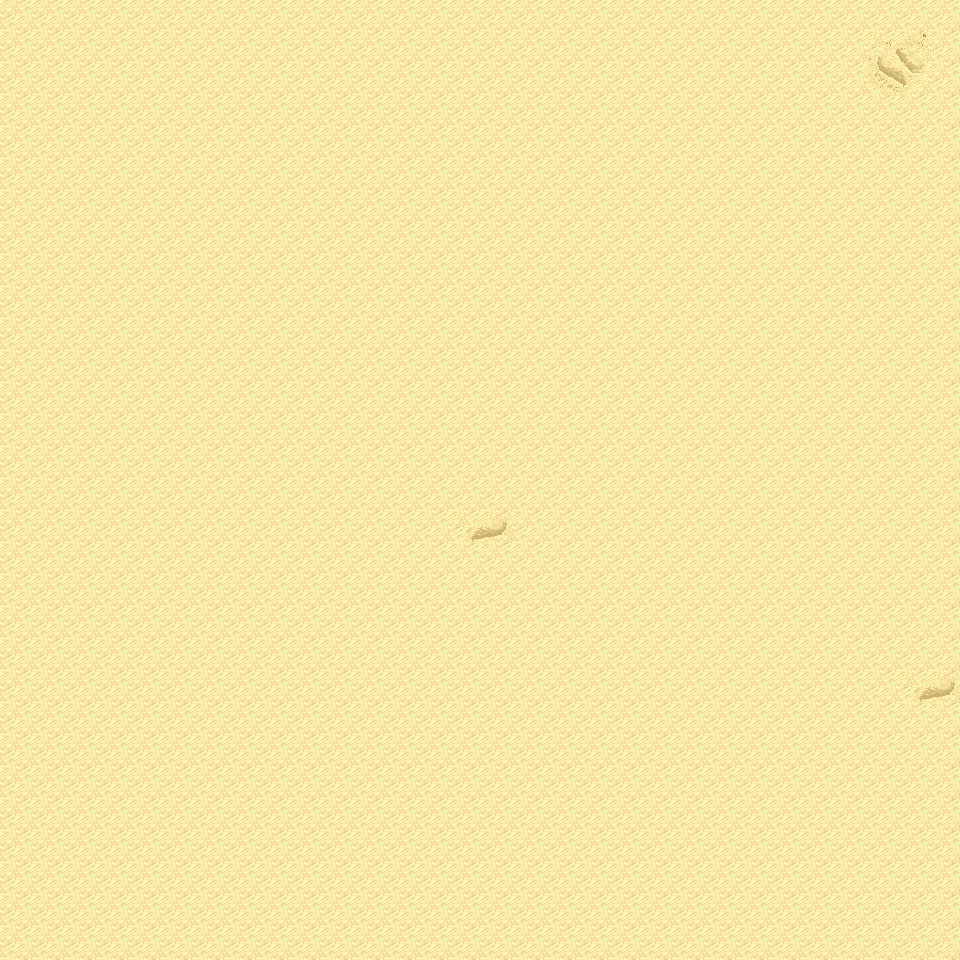

Rendered tile map (Tiled .tmx) drawn with the repository's tilesets; below, a short description and the map source with its tile grids summarised:
An orthogonal 30x30 tile map with 32x32 px tiles, 6 tile layers (Ground, Object, Object2, Above, ...), 6 tilesets and 3 objects (3x mapExit).

<map version="1.0" orientation="orthogonal" renderorder="right-down" width="30" height="30" tilewidth="32" tileheight="32" nextobjectid="4">
  <tileset firstgid="1" name="tileset_logic_collision" tilewidth="32" tileheight="32" tilecount="1" columns="1">
    <image source="../drawable/tileset_logic_collision.png" width="32" height="32" />
  </tileset>
  <tileset firstgid="2" name="tileset_terrain_desert" tilewidth="32" tileheight="32" tilecount="88" columns="8">
    <image source="../drawable/tileset_terrain_desert.png" width="256" height="352" />
  </tileset>
  <tileset firstgid="90" name="tileset_ground_sand_2" tilewidth="32" tileheight="32" tilecount="15" columns="5">
    <image source="../drawable/tileset_ground_sand_2.png" width="160" height="96" />
  </tileset>
  <tileset firstgid="105" name="tileset_plant_cactus_2" tilewidth="32" tileheight="32" tilecount="10" columns="5">
    <image source="../drawable/tileset_plant_cactus_2.png" width="160" height="64" />
  </tileset>
  <tileset firstgid="115" name="tileset_plant_cactus" tilewidth="32" tileheight="32" tilecount="2" columns="1">
    <image source="../drawable/tileset_plant_cactus.png" width="32" height="64" />
  </tileset>
  <tileset firstgid="117" name="tileset_plant_round_cactuses" tilewidth="32" tileheight="32" tilecount="20" columns="10">
    <image source="../drawable/tileset_plant_round_cactuses.png" width="320" height="64" />
  </tileset>
  <layer name="Ground" width="30" height="30">
    <data>[900 cells, 900 non-empty, 7 distinct tile ids]</data>
  </layer>
  <layer name="Object" width="30" height="30">
    <data>[900 cells, 0 non-empty, 0 distinct tile ids]</data>
  </layer>
  <layer name="Object2" width="30" height="30">
    <data>[900 cells, 0 non-empty, 0 distinct tile ids]</data>
  </layer>
  <layer name="Above" width="30" height="30">
    <data>[900 cells, 0 non-empty, 0 distinct tile ids]</data>
  </layer>
  <layer name="Above2" width="30" height="30">
    <data>[900 cells, 0 non-empty, 0 distinct tile ids]</data>
  </layer>
  <layer name="Walkable" width="30" height="30">
    <data>[900 cells, 0 non-empty, 0 distinct tile ids]</data>
  </layer>
  <objectgroup name="MapEvents">
    <object id="1" name="north" type="mapExit" x="0" y="0" width="960" height="32">
      <properties>
        <property name="map" value="level_0_x21_y130" />
        <property name="x" value="0" />
        <property name="y" value="28" />
      </properties>
    </object>
    <object id="2" name="south" type="mapExit" x="0" y="928" width="960" height="32">
      <properties>
        <property name="map" value="level_0_x21_y132" />
        <property name="x" value="0" />
        <property name="y" value="1" />
      </properties>
    </object>
    <object id="3" name="west" type="mapExit" x="0" y="0" width="32" height="960">
      <properties>
        <property name="map" value="level_0_x20_y131" />
        <property name="x" value="28" />
        <property name="y" value="0" />
      </properties>
    </object>
  </objectgroup>
</map>
